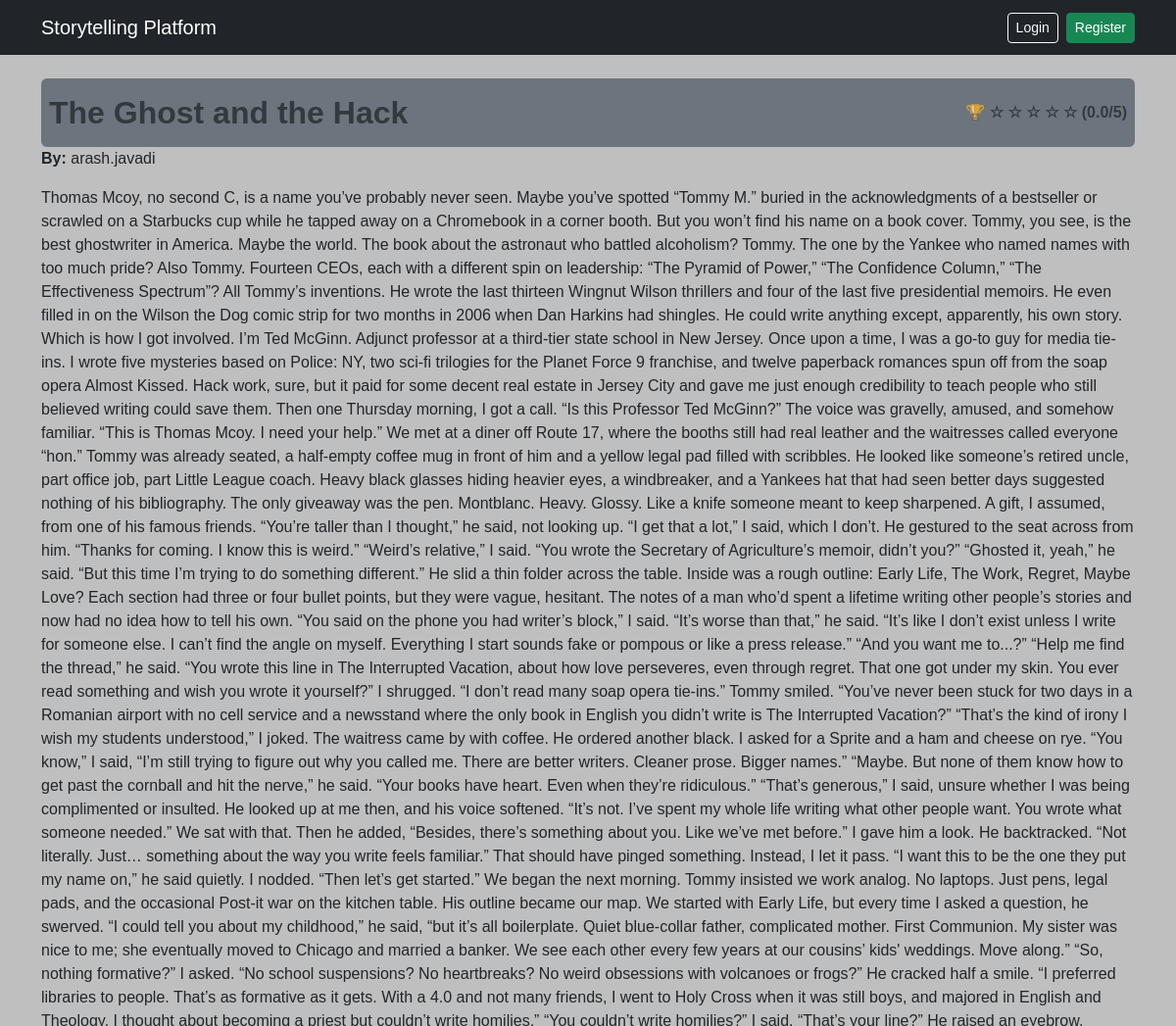
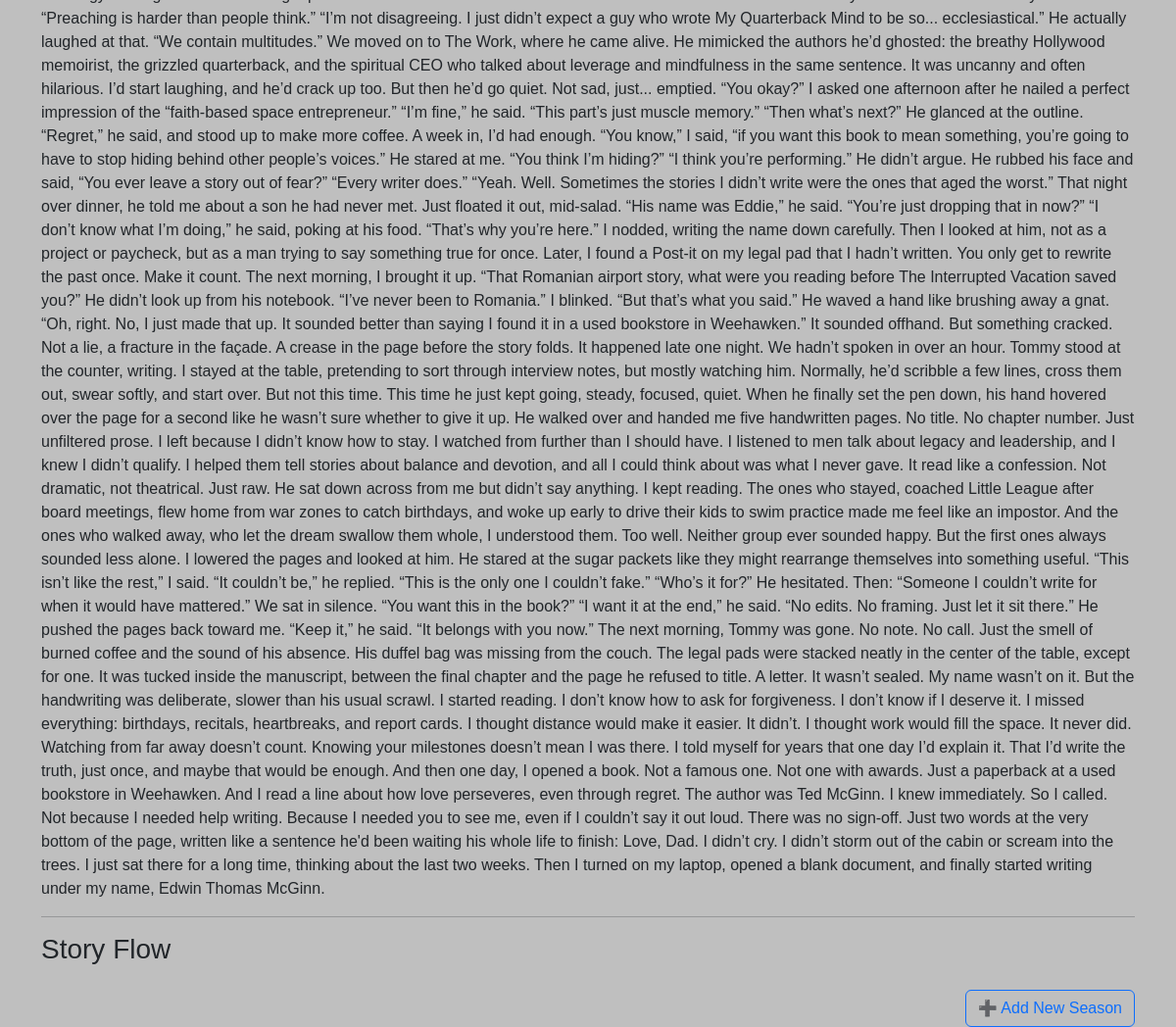
The app's page /story/1/, older data (2 pictures, top to bottom).
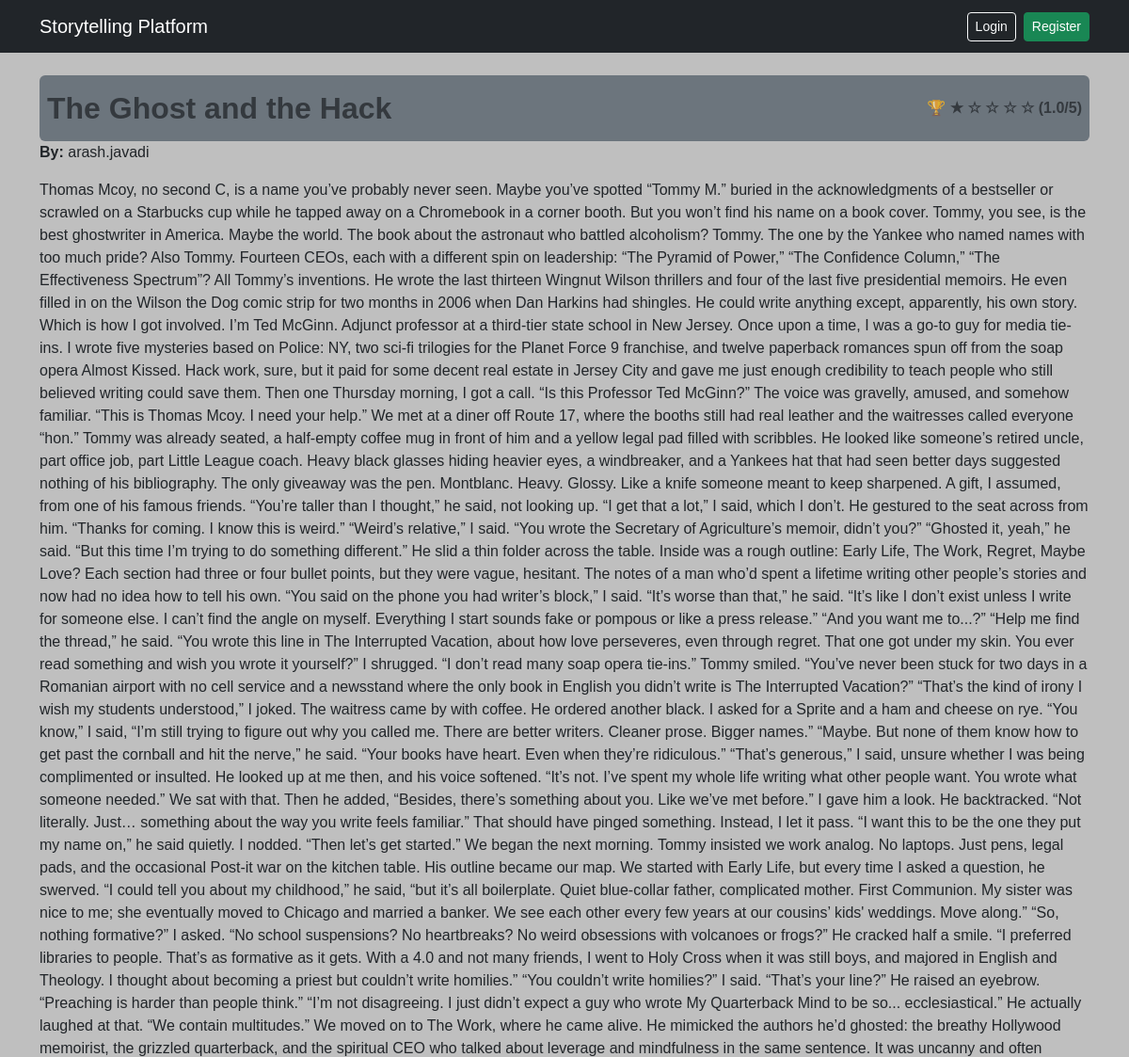
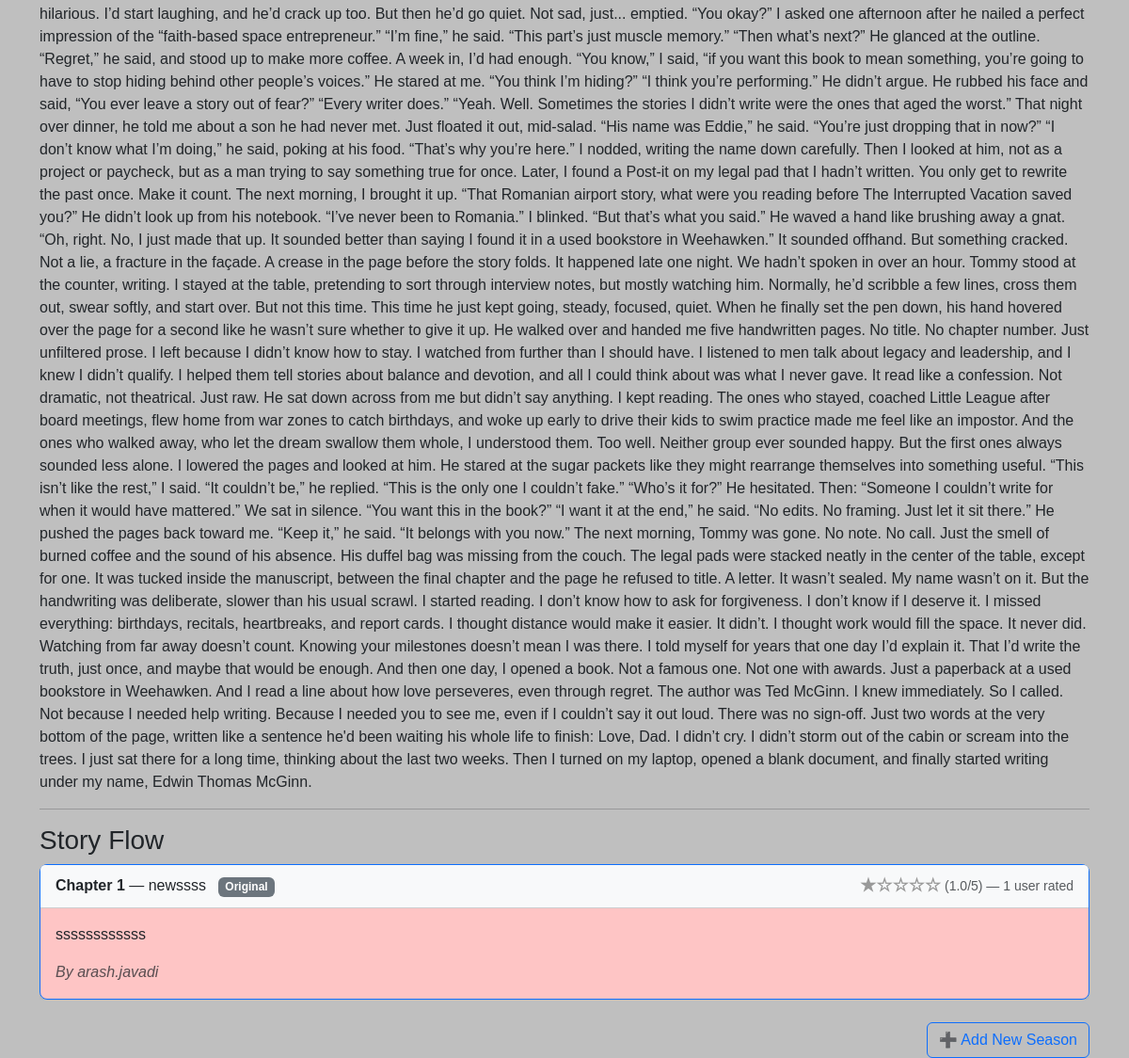
The same page, newer data (2 pictures, top to bottom).
### stories/models.py (models this page shows, shortened)
class Chapter(models.Model):
    story       = models.ForeignKey(Story, on_delete=models.CASCADE,
                                    related_name="chapters")
    title       = models.CharField(max_length=200)
    content     = models.TextField()
    author      = models.ForeignKey(User, on_delete=models.CASCADE)
    parent      = models.ForeignKey(
        "self", on_delete=models.CASCADE,
        null=True, blank=True, related_name="children"
    )
    created_on  = models.DateTimeField(auto_now_add=True)
    @property
    def average_rating(self):
        return self.ratings.aggregate(avg=Avg("value"))["avg"] or 0

### stories/views.py (the view)
# urls.py: path('story/<int:story_id>/', views.story_detail, name='story_detail'),
def story_detail(request, story_id):
    story = get_object_or_404(Story, id=story_id, is_public=True)
    root_chapters = story.chapters.filter(parent=None).order_by('created_on')
    branches = []
    for root in root_chapters:
        children = list(
            root.children.all().annotate(avg_rating=Avg("ratings__value"))
        )
        root.avg_rating = root.average_rating
        all_chapters = [root] + children
        for ch in all_chapters:
            ch.rating_count = ch.ratings.count()
            if request.user.is_authenticated:
                ch.user_rating = Rating.objects.filter(chapter=ch, user=request.user).first()
        sorted_chapters = sorted(all_chapters, key=lambda c: c.avg_rating or 0, reverse=True)
        branches.append({
            'parent': root,  # keep for context if needed
            'sorted_chapters': sorted_chapters,
        })
    return render(request, 'stories/story_detail.html', {
        'story': story,
        'branches': branches,
    })

### stories/models.py (called while the page is built)
    @property
    def first_slide_chapters(self):
        roots = self.chapters.filter(parent=None).order_by('created_on')
        best_chapters = []
        for root in roots:
            children = list(root.children.all().annotate(avg_rating=Avg('ratings__value')))
            root.avg_rating = root.average_rating
            all_versions = [root] + children
            best = max(all_versions, key=lambda ch: ch.avg_rating or 0)
            best_chapters.append(best)
        return best_chapters

    @property
    def total_rank(self):
        chapters = self.first_slide_chapters
        if not chapters:
            return 0
        return round(sum(ch.average_rating for ch in chapters) / len(chapters), 2)

### templates/stories/story_detail.html (shortened to what this page needs)
{% extends "base.html" %}
{% block content %}
{% load static %}
<div class="p-2 rounded d-flex justify-content-between align-items-center bg-secondary">
    <h2 class="mt-2 text-muted fw-bold">{{ story.title }}</h2>
    {% with story.total_rank as rating %}
    <span class="ms-4 text-muted fw-bold">
        🏆
        {% for i in "12345"|make_list %}
        {% if forloop.counter <= rating %} ★ {% else %} ☆ {% endif %} {% endfor %} ({{ rating|floatformat:"1" }}/5)
            </span>
            {% endwith %}
</div>
<p><strong>By:</strong> {{ story.author.username }}</p>
<p>{{ story.description }}</p>
<hr>
<h3>Story Flow</h3>
{% for branch in branches %}
<div id="carousel-{{ branch.parent.id }}" class="carousel slide mb-4">
    <div class="carousel-inner">
        {% for chapter in branch.sorted_chapters %}
        <div class="carousel-item {% if forloop.first %}active{% endif %}">
            <div class="card {% if forloop.first %}border-primary shadow-sm{% endif %}">
                <div
                    class="card-header bg-light d-flex flex-column flex-sm-row justify-content-between align-items-center">
                    <span class="mb-2 mb-sm-0">
                        <strong>Chapter {{ forloop.counter }}</strong> — {{ chapter.title }}
                        {% if chapter.id == branch.parent.id %}
                        <span class="badge bg-secondary ms-2">Original</span>
                        {% endif %}
                    </span>
                    <small class="avg ms-2 text-muted d-flex align-items-center gap-1">
                        <span class="avg-stars" data-average="{{ chapter.avg_rating }}"></span>
                        ({{ chapter.avg_rating|floatformat:1 }}/5) —
                        {{ chapter.rating_count }} user{{ chapter.rating_count|pluralize }} rated
                    </small>
                </div>
                <div class="card-body">
                    {{ chapter.content|linebreaks }}
                    <p class="text-muted mb-0"><em>By {{ chapter.author.username }}</em></p>
                </div>
            </div>
        </div>
        {% endfor %}
    </div>
</div>
{% endfor %}
{% if story.allow_contributions or story.author.id == user.id %}
{% with branches|last as last_branch %}
{% with last_branch.sorted_chapters|last as last_chapter %}
<div class="text-end mt-4">
    <a href="{% url 'season_create' story.id %}" class="btn btn-outline-primary">
        ➕ Add New Season
    </a>
</div>
{% endwith %}
{% endwith %}
{% endif %}
{% endblock %}

Row changes from the older to the newer data that the page shows:
added Chapter: title "newssss", shows "Original", avg_rating "1.0", rating_count "1", content "ssssssssssss", author.username "arash.javadi"
Text that changed along with them:
{{ rating|floatformat:"1" }}: "0.0" → "1.0"
